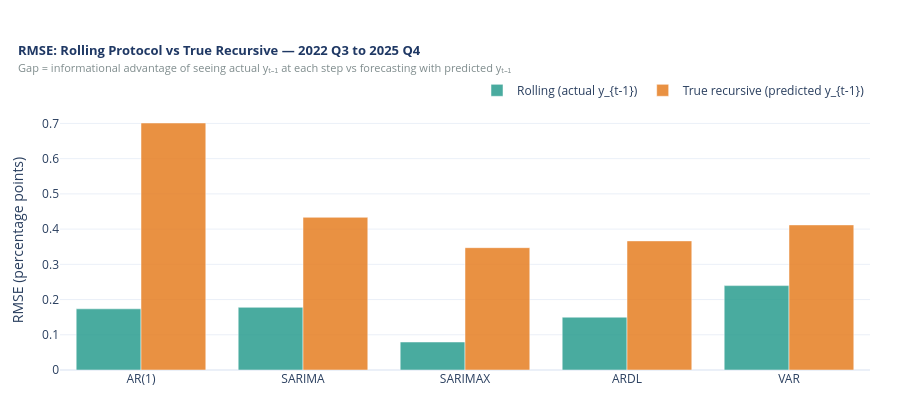

This figure's notebook cell:
### Code cell
# ── Figure: RMSE gap between rolling and true recursive by model ──────────────
models_nonrw = [m for m in MODELS if m != 'Naive RW']
rmse_roll_vals = [float(np.sqrt(np.mean((act_test - np.array(roll_fcv[m])[test_mask])**2)))
                  for m in models_nonrw]
rmse_true_vals = [float(np.sqrt(np.mean((act_test - true_rec_preds[m])**2)))
                  for m in models_nonrw]

fig2 = go.Figure()
fig2.add_trace(go.Bar(
    x=models_nonrw, y=rmse_roll_vals, name='Rolling (actual y_{t-1})',
    marker_color=TEAL, opacity=0.85))
fig2.add_trace(go.Bar(
    x=models_nonrw, y=rmse_true_vals, name='True recursive (predicted y_{t-1})',
    marker_color=AMBER, opacity=0.85))

fig2.update_layout(
    barmode='group',
    title=dict(
        text=('<b>RMSE: Rolling Protocol vs True Recursive — 2022 Q3 to 2025 Q4</b><br>'
              '<span style="font-size:11px;color:#7F8C8D">'
              'Gap = informational advantage of seeing actual y\u209c\u208b\u2081 '
              'at each step vs forecasting with predicted y\u209c\u208b\u2081</span>'),
        font=dict(size=13, color=NAVY), x=0.02, xanchor='left'),
    yaxis_title='RMSE (percentage points)',
    template=TEMPLATE, height=420,
    legend=dict(orientation='h', yanchor='bottom', y=1.02, xanchor='right', x=1),
    margin=dict(t=110, b=50, l=60, r=30))

fig2.show()

print('\nRMSE gap (true_rec - rolling) — positive = true recursive is harder:')
for m, r, t in zip(models_nonrw, rmse_roll_vals, rmse_true_vals):
    print(f'  {m:<12}  rolling={r:.4f}  true_rec={t:.4f}  gap={t-r:+.4f}')

### Figure 1 — Plotly figure (JSON) as saved in the notebook; plotly's stock layout.template omitted (floating-point values rounded to 4 significant figures)
{"data": [{"marker": {"color": "#2A9D8F"}, "name": "Rolling (actual y_{t-1})", "opacity": 0.85, "type": "bar", "x": ["AR(1)", "SARIMA", "SARIMAX", "ARDL", "VAR"], "y": [0.1737, 0.1779, 0.07946, 0.1499, 0.2395]}, {"marker": {"color": "#E67E22"}, "name": "True recursive (predicted y_{t-1})", "opacity": 0.85, "type": "bar", "x": ["AR(1)", "SARIMA", "SARIMAX", "ARDL", "VAR"], "y": [0.7012, 0.4334, 0.3473, 0.3665, 0.4119]}], "layout": {"barmode": "group", "height": 420, "legend": {"orientation": "h", "x": 1, "xanchor": "right", "y": 1.02, "yanchor": "bottom"}, "margin": {"b": 50, "l": 60, "r": 30, "t": 110}, "title": {"font": {"color": "#1F3864", "size": 13}, "text": "<b>RMSE: Rolling Protocol vs True Recursive — 2022 Q3 to 2025 Q4</b><br><span style=\"font-size:11px;color:#7F8C8D\">Gap = informational advantage of seeing actual yₜ₋₁ at each step vs forecasting with predicted yₜ₋₁</span>", "x": 0.02, "xanchor": "left"}, "yaxis": {"title": {"text": "RMSE (percentage points)"}}}}
